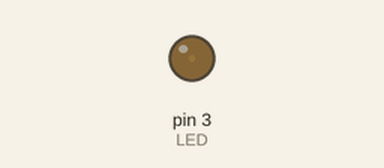
Simulated run of this sketch. Board: Arduino Uno, built with avr-gcc and run on an emulated ATmega328P. On the bench: output pins drawn as LEDs (lit = HIGH).

Above: at 0.15 s.
At 7.65 s:
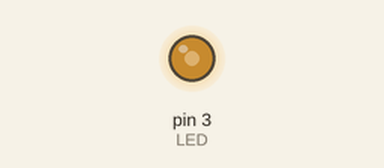
At 20.56 s:
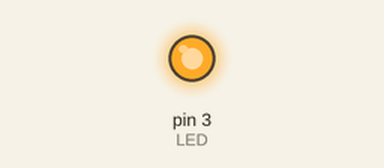
At 39.78 s:
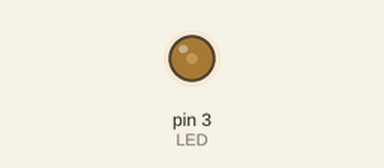
Timing chart, 0 to 40.0 s (numbered marks = the images above):
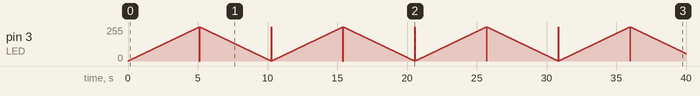

The sketch:

z27_up_down1.ino
```cpp
// C++ code
//
int LED = 3;
int intenzitet = 0;

bool predznak = true;

void setup()
{
  pinMode(LED, OUTPUT);
  digitalWrite(LED, LOW);
}

void loop()
{
  analogWrite(LED, intenzitet);

  if(predznak)intenzitet++;
  else intenzitet--;

  if(intenzitet > 255)predznak = false;
  else if(intenzitet < 0)predznak = true;

    delay(20);
}
```
